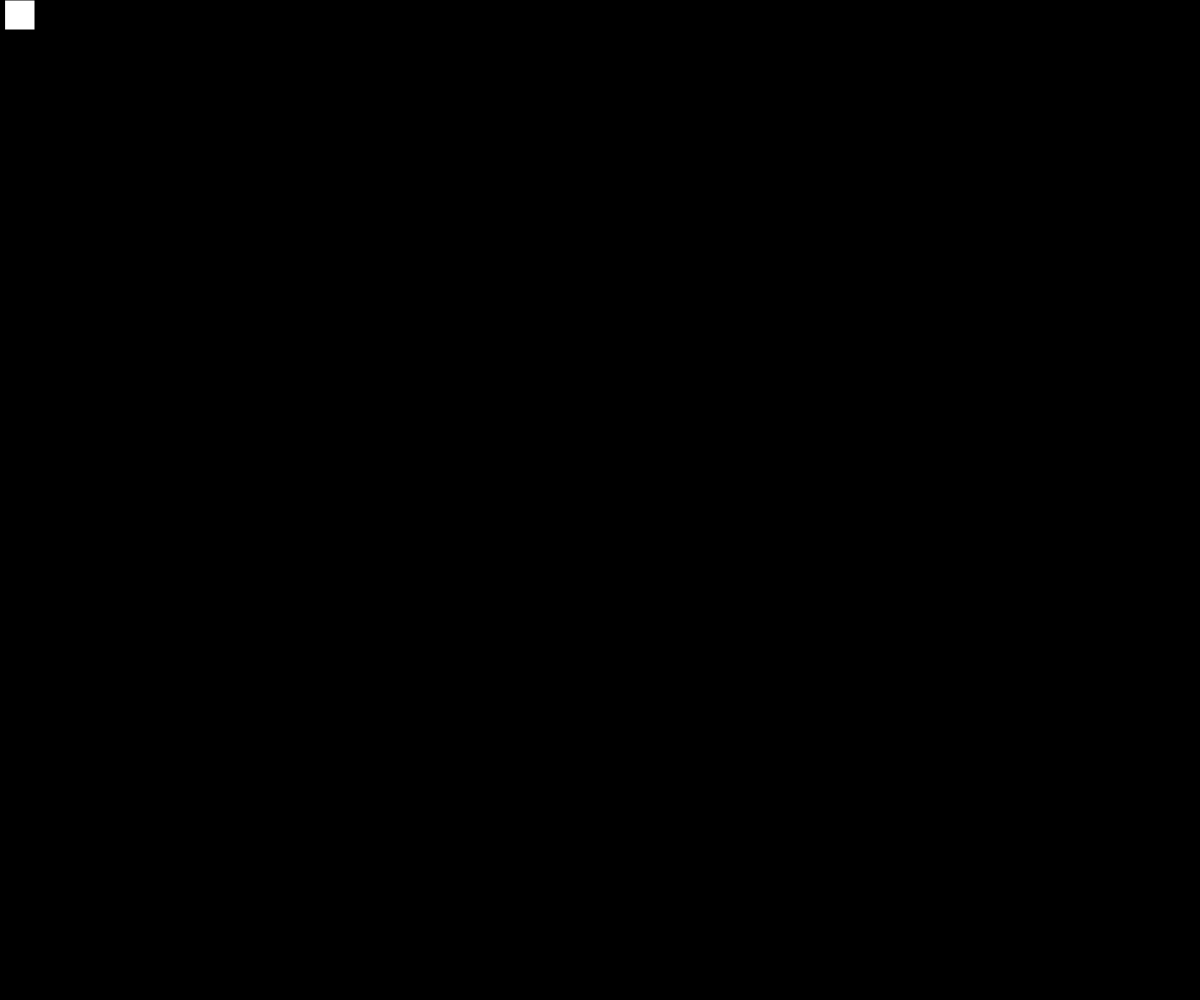
Frame 1 (no input)
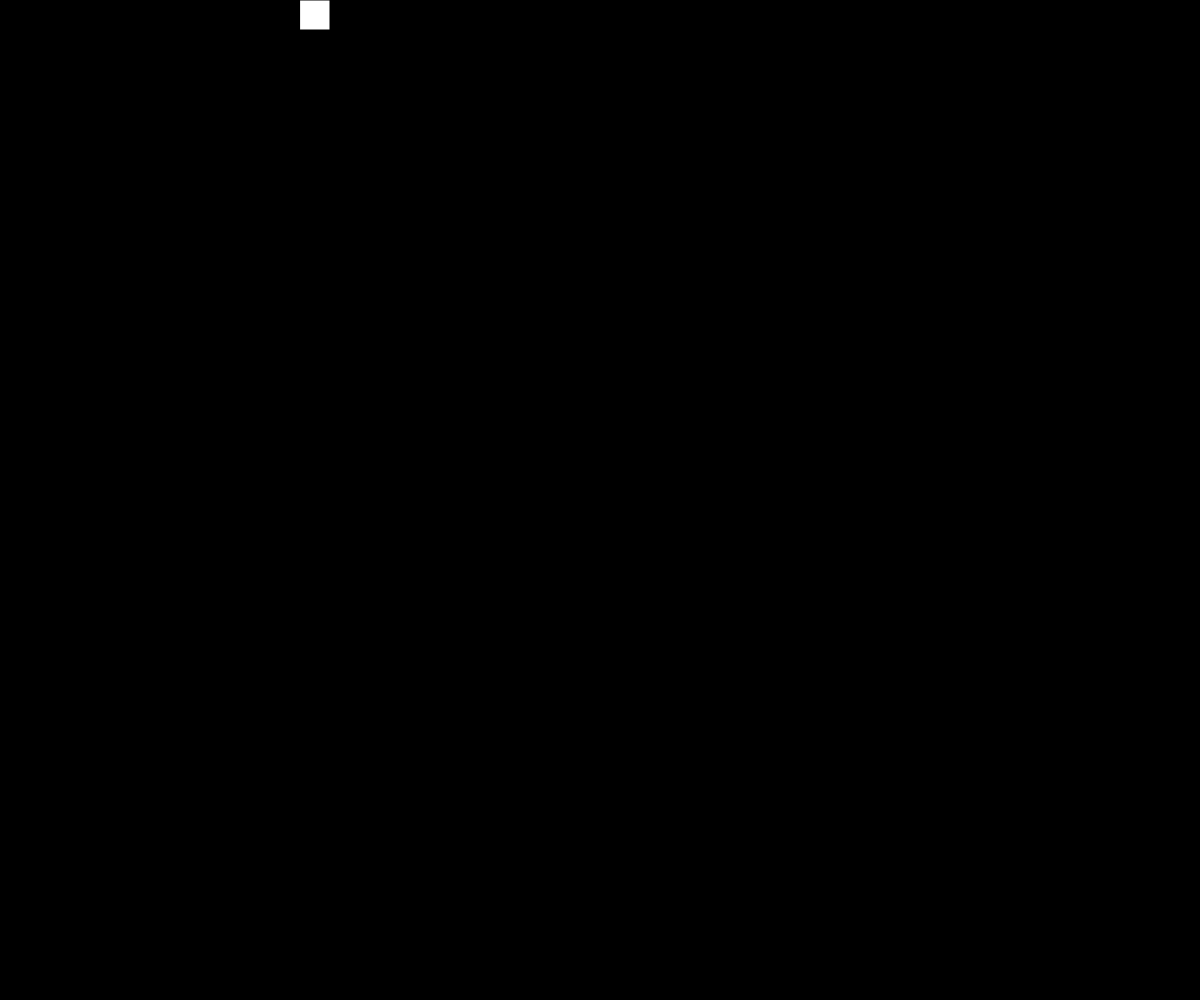
Frame 60 (no input)
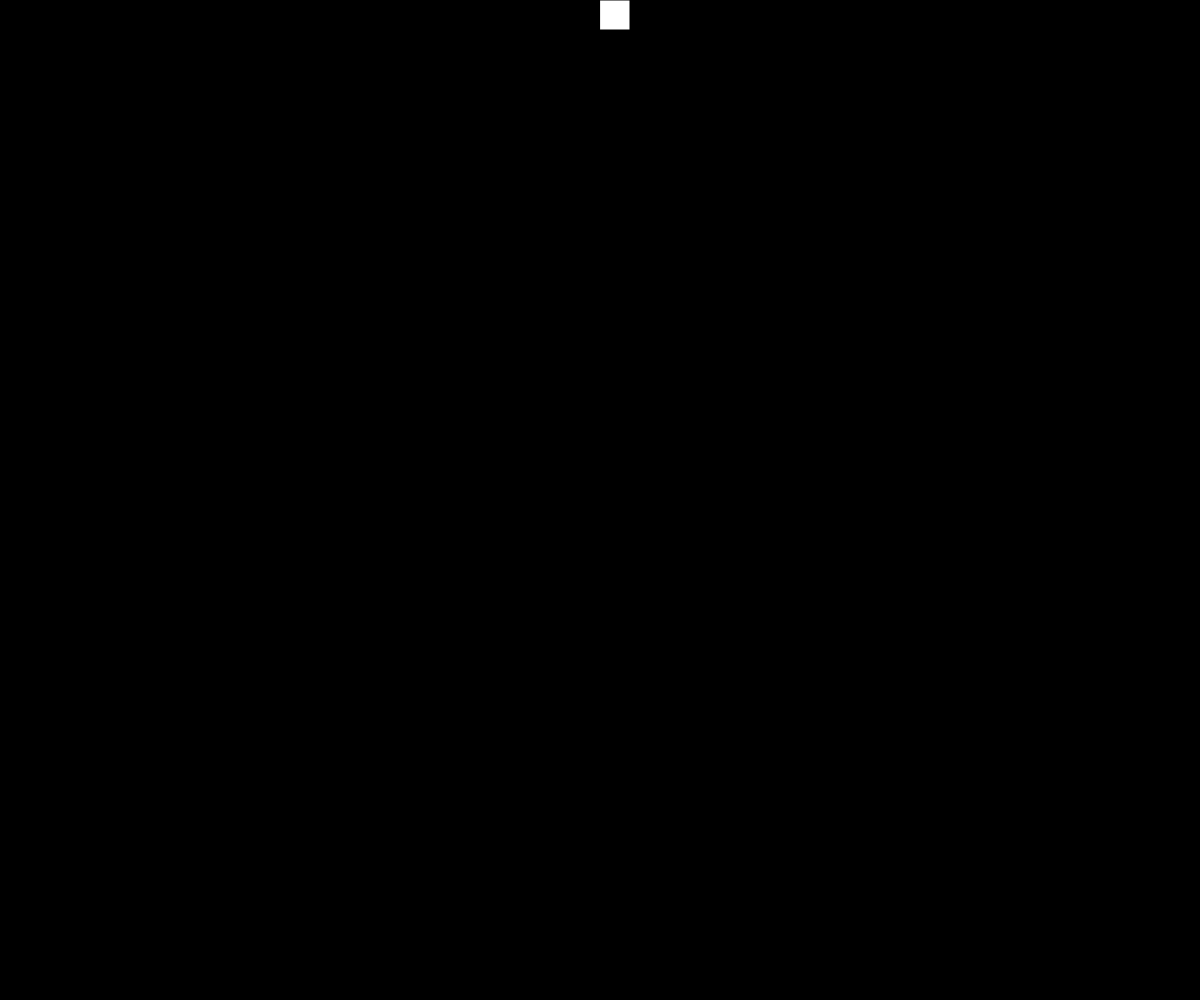
Frame 120 (the mouse pressed at the canvas centre since frame 60)

The p5.js sketch that drew these frames (run headless with seeded random() and noise() and a simulated clock; from frame 60 on, the mouse is pressed at the canvas centre):

// p5.js sketch
// ── sketch.js
// Project Title
// Your Name
// Date
//
// Extra for Experts:
// - describe what you did to take this project "above and beyond"


let state = 0;
//0 stands for top, 1 stands for right, 2 stands for bottom, and 3 stands
//for left.
let rectSize = 30;
let x = 0;
let y = 0;

function setup() {
  createCanvas(windowWidth, windowHeight);
}

function draw() {
  background(0);

  if (state === 0) {// on top, going right
    x += 5;
    if (x >= windowWidth - rectSize) state = 1;
  }
  else if (state === 1) {
    y += 5;
    if (y >= windowHeight - rectSize) state = 2;
  }
  else if(state === 2){
    x -= 5;
    if(x <= 0) state = 3;
  }
  else if(state === 3){
    y -= 5;
    if(y <= 0) state = 0;
  }
  rect(x, y, rectSize, rectSize);
}
